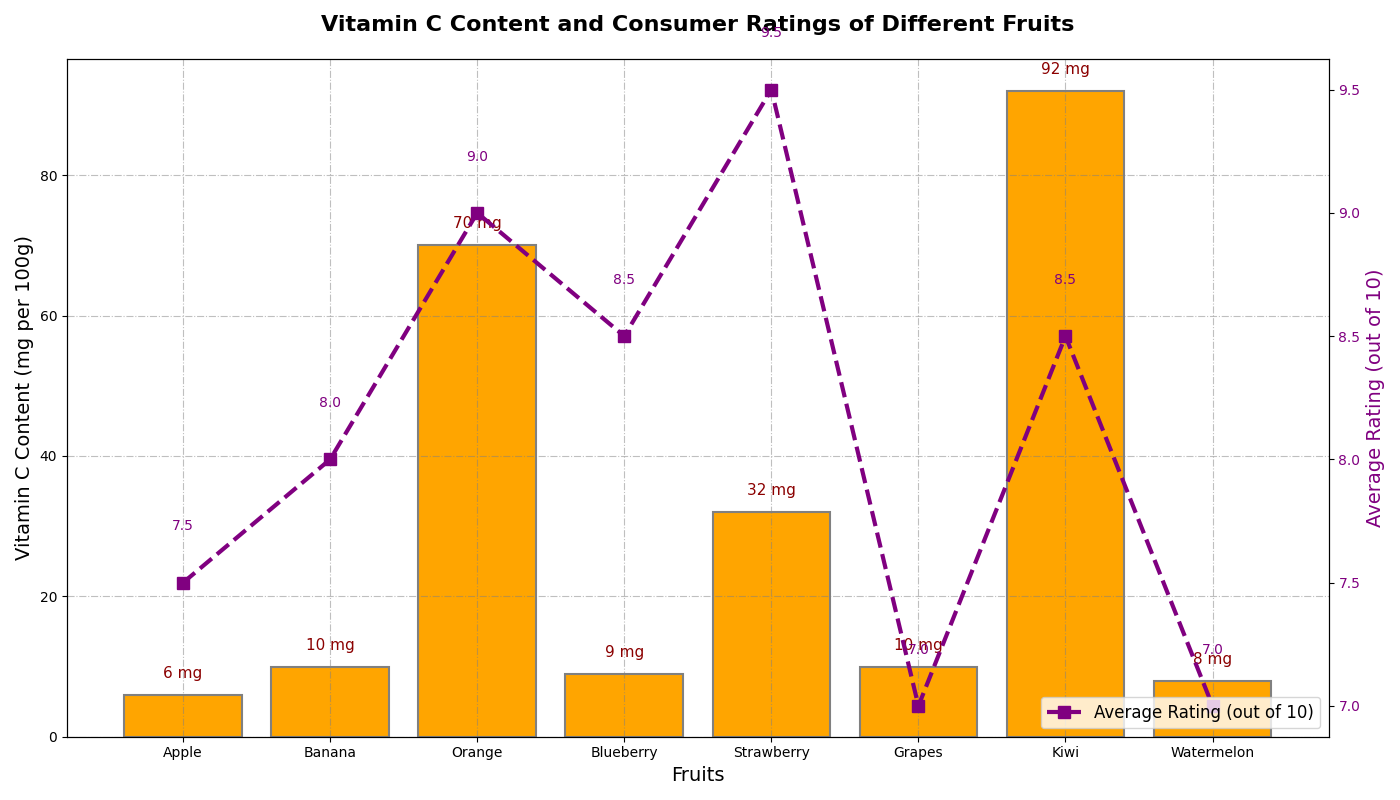

The Python source for this figure:
import matplotlib.pyplot as plt
import numpy as np

# Data
fruits = ["Apple", "Banana", "Orange", "Blueberry", "Strawberry", "Grapes", "Kiwi", "Watermelon"]
vitamin_content = [6, 10, 70, 9, 32, 10, 92, 8]
avg_rating = [7.5, 8.0, 9.0, 8.5, 9.5, 7.0, 8.5, 7.0]

fig, ax1 = plt.subplots(figsize=(14, 8))

# Plotting the bars with modified style
bars = ax1.bar(fruits, vitamin_content, color="orange", edgecolor='gray', linewidth=1.5)

# Labels above each bar
for bar in bars:
    yval = bar.get_height()
    ax1.text(bar.get_x() + bar.get_width() / 2, yval + 2, f'{yval} mg', ha='center', va='bottom', color='darkred', fontsize=11, weight='normal')

ax1.set_xlabel('Fruits', fontsize=14)
ax1.set_ylabel('Vitamin C Content (mg per 100g)', fontsize=14)
ax1.set_title('Vitamin C Content and Consumer Ratings of Different Fruits', fontsize=16, fontweight='bold', pad=20)

# Modified grid style
ax1.grid(True, linestyle='-.', color='grey', alpha=0.5)

# Plotting the line chart with modified markers
ax2 = ax1.twinx()
ax2.plot(fruits, avg_rating, color="purple", marker='s', linestyle='--', linewidth=3, markersize=8, label='Average Rating (out of 10)')

# Labels for ratings
for i, rating in enumerate(avg_rating):
    ax2.text(i, rating + 0.2, f'{rating}', ha='center', va='bottom', color='purple', fontsize=10)

ax2.set_ylabel('Average Rating (out of 10)', fontsize=14, color='purple')
ax2.tick_params(axis='y', labelcolor='purple')

# Modified legend
ax2.legend(loc='lower right', fontsize=12)

# Adjust layout 
plt.tight_layout()

# Display the plot
plt.show()
